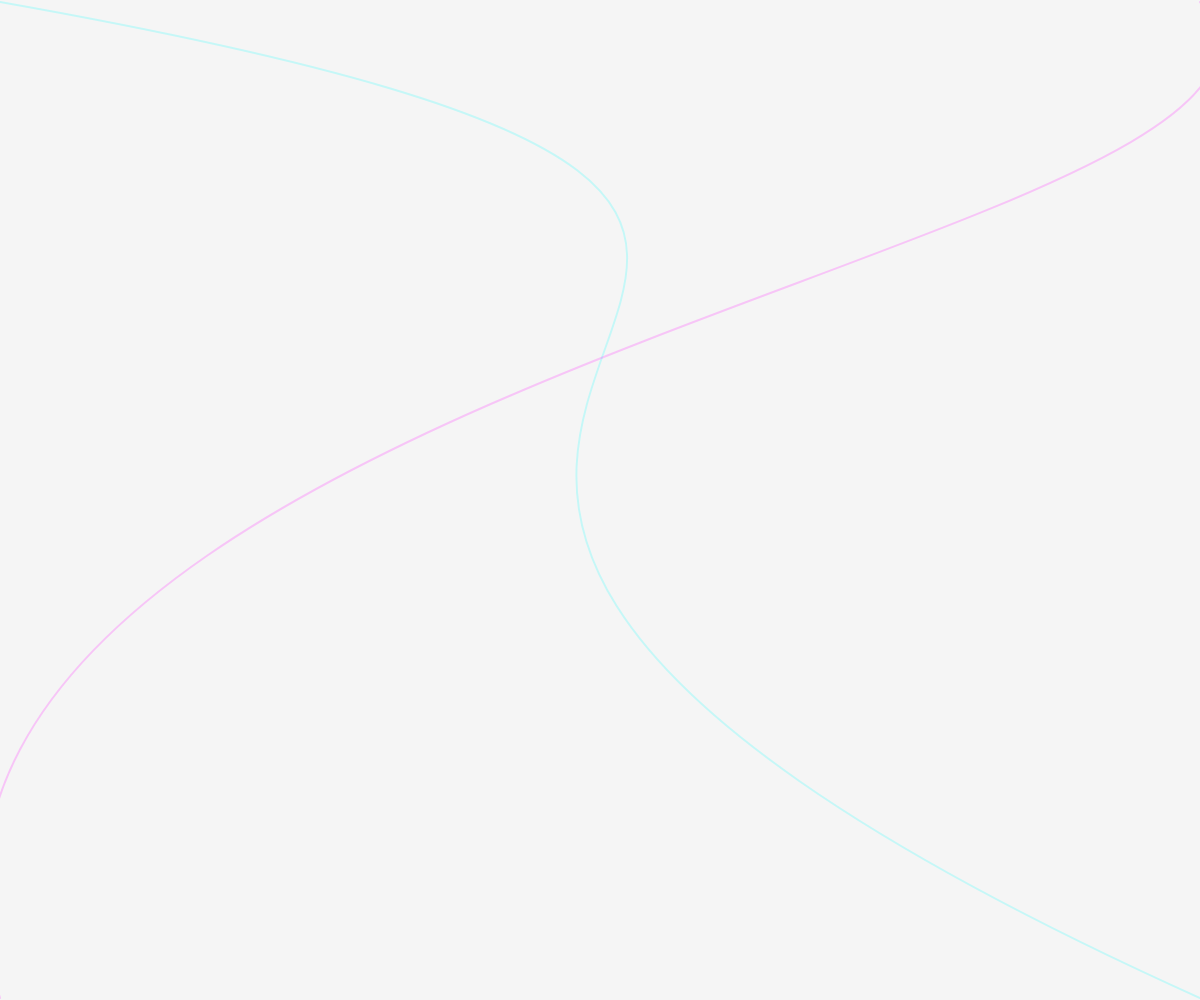
Frame 1 (no input)
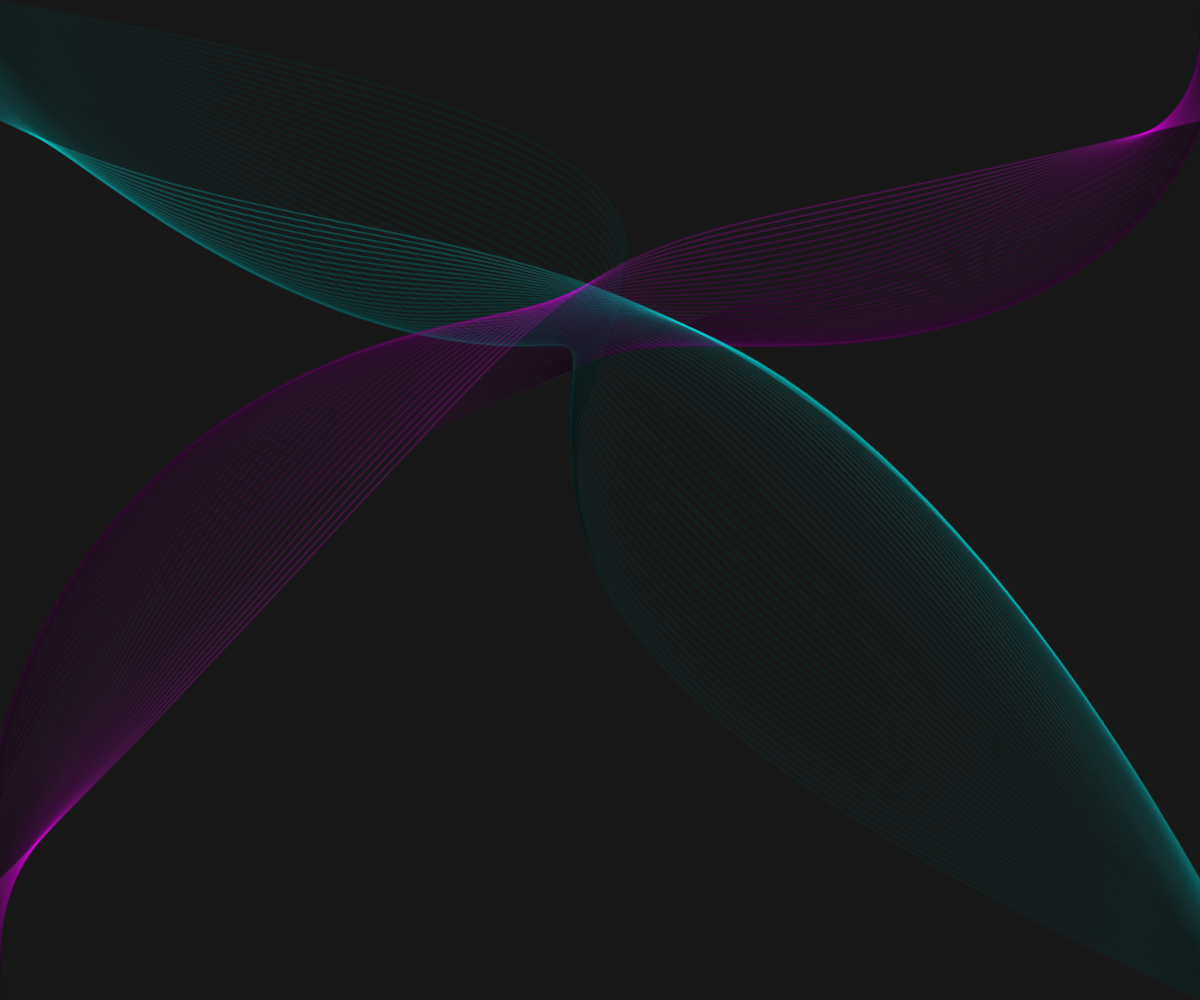
Frame 60 (no input)
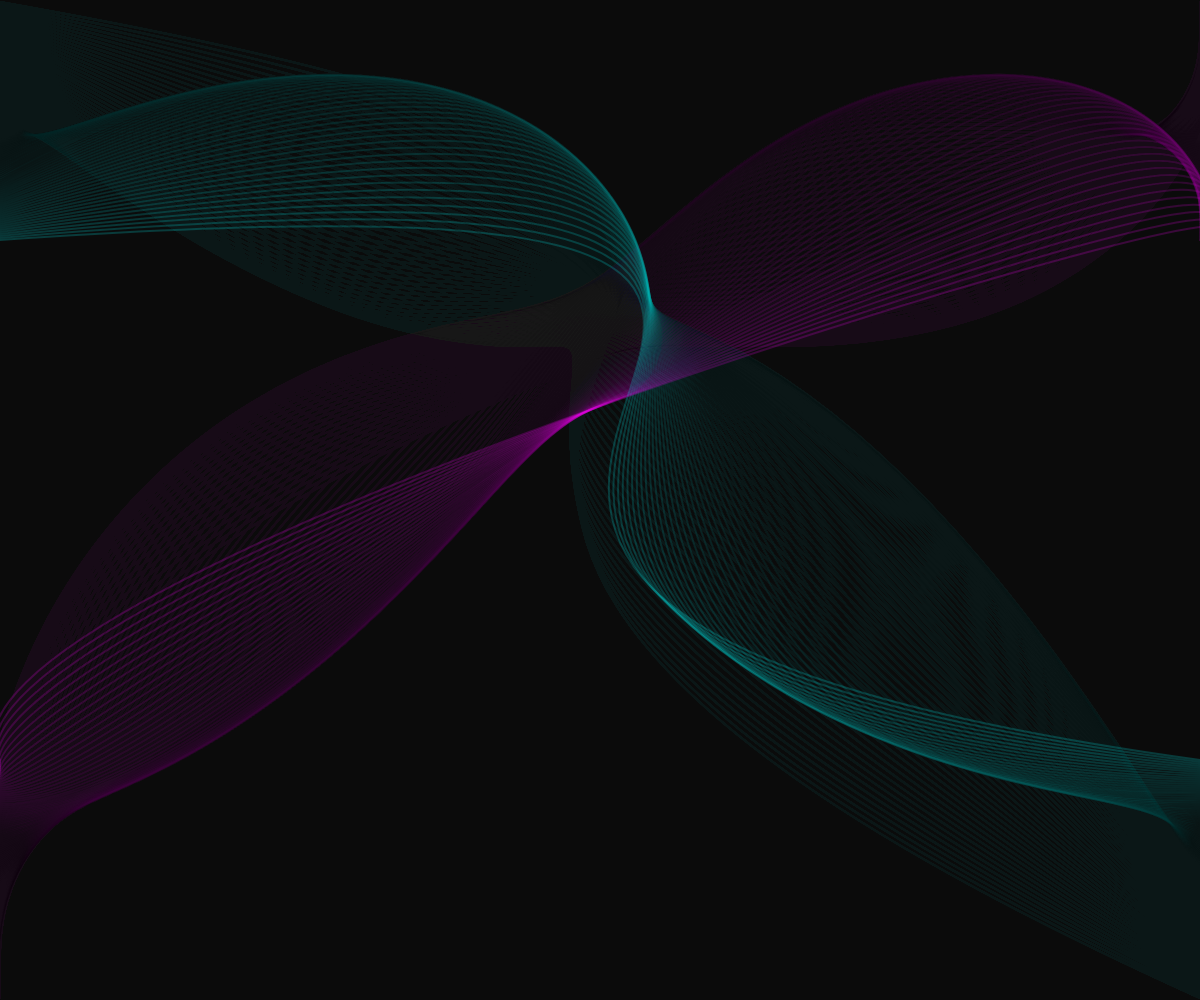
Frame 120 (the mouse pressed at the canvas centre since frame 60)

The p5.js sketch that drew these frames (run headless with seeded random() and noise() and a simulated clock; from frame 60 on, the mouse is pressed at the canvas centre):

// p5.js sketch
// ── sketch.js
let xAnchor1, xAnchor2, yAnchor1, yAnchor2;
let a1Speed, a2Speed;
let c1X, c1Y, c1Rad, c1Angle, c1Speed;
let c2X, c2Y, c2Rad, c2Angle, c2Speed;

function setup() {
  createCanvas(windowWidth, windowHeight);
  xAnchor1 = 0;
  xAnchor2 = width;
  yAnchor1 = 0;
  yAnchor2 = height;
  a1Speed = 2;
  a2Speed = -a1Speed;

  c1X = (width / 4) * 3;
  c1Y = height / 4;
  c1Rad = height/2;
  c1Angle = 0;
  c1Speed = 0.051;

  c2X = width / 4;
  c2Y = (height / 4) * 3;
  c2Rad = height/2;
  c2Angle = 3;
  c2Speed = 0.049;
}

function draw() {
  background(0, 10);
  // background(220);
  yAnchor1 += a1Speed;
  yAnchor2 += a2Speed;
  let x2 = c1X + c1Rad * cos(c1Angle);
  let y2 = c1Y + c1Rad * sin(c1Angle);
  let x3 = c2X + c2Rad * cos(c2Angle);
  let y3 = c2X + c2Rad * sin(c2Angle);

  if(yAnchor1 >= height/2 || yAnchor1 <=0) {
    a1Speed = -a1Speed;
  }
  if(yAnchor2 >= height || yAnchor2 <=height/2) {
    a2Speed = -a2Speed;
  }
  
  c1Angle+=c1Speed;
  c2Angle+=c2Speed;
  strokeWeight(2);
  stroke(0, 255, 255, 50);
  noFill();
  bezier(xAnchor1, yAnchor1, x2, y2, x3, y3, xAnchor2, yAnchor2);
  stroke(255, 0, 255, 50);
  bezier(xAnchor1, yAnchor2, x3, y3, x2, y2, xAnchor2, yAnchor1);
  
  /*for(int i=0; i<height; i+=height/50){
   bezier(0, i, height-i, 650, width-i, 900, width, i);
   }*/
  //strokeWeight(10);
  //point(x2,y2);
  //point(x3,y3);
}
